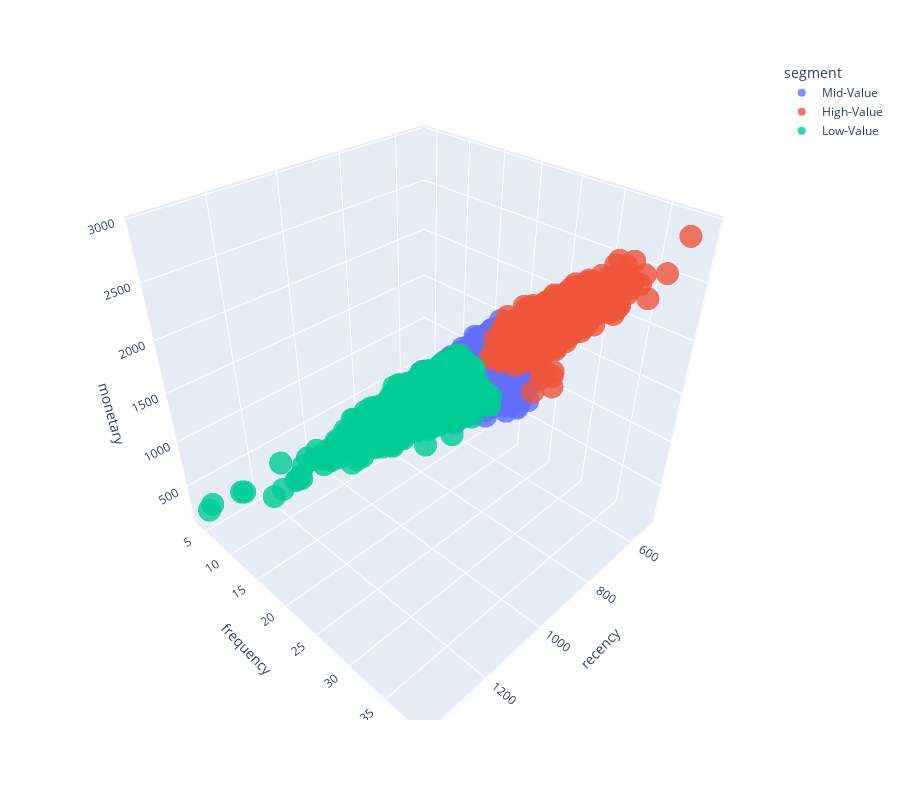

The notebook cell saved with this chart:
### Code cell
fig = px.scatter_3d(rfm_data, x='recency', y='frequency', z='monetary', color='segment',opacity = 0.8, height=800)
fig.show()

### Figure 1 — Plotly figure (JSON) as saved in the notebook; plotly's stock layout.template omitted (floating-point values rounded to 4 significant figures; data arrays with more than 128 entries replaced by an {"elided": "..."} marker saying what was removed)
{"data": [{"hovertemplate": "segment=Mid-Value<br>recency=%{x}<br>frequency=%{y}<br>monetary=%{z}<extra></extra>", "legendgroup": "Mid-Value", "marker": {"color": "#636efa", "opacity": 0.8, "symbol": "circle"}, "mode": "markers", "name": "Mid-Value", "scene": "scene", "showlegend": true, "type": "scatter3d", "x": {"elided": "2791 int values"}, "y": {"elided": "2791 int values"}, "z": {"elided": "2791 int values"}}, {"hovertemplate": "segment=High-Value<br>recency=%{x}<br>frequency=%{y}<br>monetary=%{z}<extra></extra>", "legendgroup": "High-Value", "marker": {"color": "#EF553B", "opacity": 0.8, "symbol": "circle"}, "mode": "markers", "name": "High-Value", "scene": "scene", "showlegend": true, "type": "scatter3d", "x": {"elided": "2269 int values"}, "y": {"elided": "2269 int values"}, "z": {"elided": "2269 int values"}}, {"hovertemplate": "segment=Low-Value<br>recency=%{x}<br>frequency=%{y}<br>monetary=%{z}<extra></extra>", "legendgroup": "Low-Value", "marker": {"color": "#00cc96", "opacity": 0.8, "symbol": "circle"}, "mode": "markers", "name": "Low-Value", "scene": "scene", "showlegend": true, "type": "scatter3d", "x": {"elided": "1829 int values"}, "y": {"elided": "1829 int values"}, "z": {"elided": "1829 int values"}}], "layout": {"height": 800, "legend": {"title": {"text": "segment"}, "tracegroupgap": 0}, "margin": {"t": 60}, "scene": {"domain": {"x": [0, 1], "y": [0, 1]}, "xaxis": {"title": {"text": "recency"}}, "yaxis": {"title": {"text": "frequency"}}, "zaxis": {"title": {"text": "monetary"}}}}}
